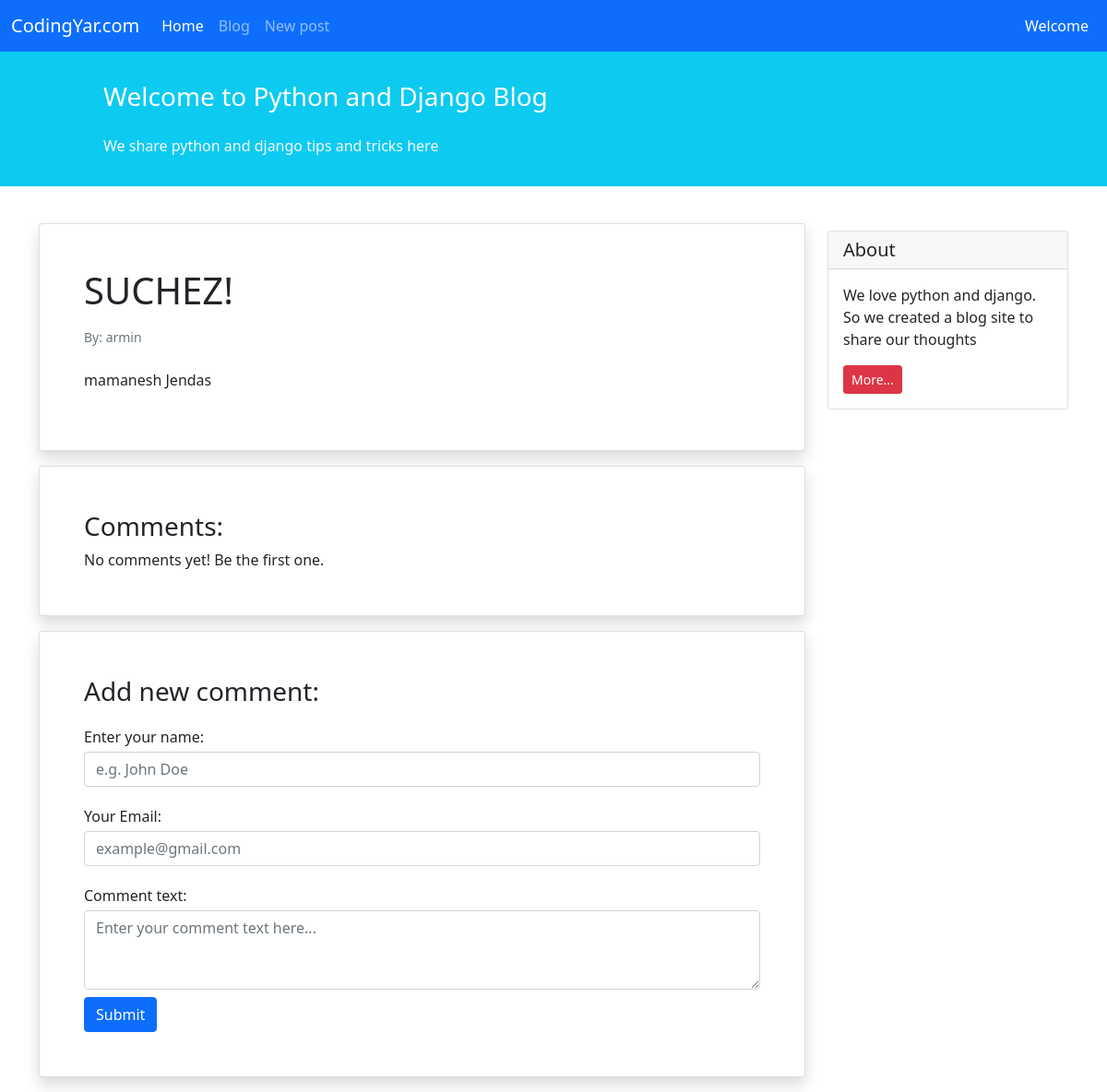
Page /blog/1/ on the committed database.
### blog/models.py (models this page shows, shortened)
class Post(models.Model):
    STATUS_CHOICES = (
        ('pub', 'Published'),
        ('drf', 'Draft'),
    )
    author = models.ForeignKey('auth.User' , on_delete=models.CASCADE)
    title = models.CharField(max_length = 100)
    text = models.TextField()
    datetime_created = models.DateTimeField(auto_now_add=True)
    datetime_modified = models.DateTimeField(auto_now=True)
    status = models.CharField(choices=STATUS_CHOICES, max_length=3)

### blog/views.py (the view)
# urls.py: path('<int:pk>/' ,views.post_detail_view , name = 'posts_detail') ,
def post_detail_view(request,pk):
    post = get_object_or_404(Post,pk=pk)
    return render(request, 'blog/post_detail.html', {'post' : post})

### blog/templates/blog/post_detail.html (shortened to what this page needs)
{% extends '_base.html' %}
{% block content %}
    <div class="container mt-4">
        <div class="row">
            <div class="col-9">
                <div class="card shadow my-3 p-5">
                    <h1>{{ post.title }}</h1>
                    <p class="small text-muted mt-2">By: {{ post.author }}</p>
                    <p class="mt-2">{{ post.text }}</p>
                </div>
                <div class="card shadow my-3 p-5">
                    <h3>Comments:</h3>
                    No comments yet! Be the first one.
                </div>
                <div class="card shadow my-3 p-5">
                    <h3>Add new comment:</h3>
                    <form method="POST">
                        <div class="form-group py-2">
                            <label class="py-1" for="author_name">Enter your name:</label>
                            <input type="text" class="form-control" placeholder="e.g. John Doe" name="author_name">
                        </div>
                        <div class="form-group py-2">
                            <label class="py-1" for="email">Your Email:</label>
                            <input type="email" class="form-control" placeholder="example@gmail.com" name="email">
                        </div>
                        <div class="form-group py-2">
                            <label class="py-1" for="comment_text">Comment text:</label>
                            <textarea class="form-control" name="text" rows="3"
                                      placeholder="Enter your comment text here..."></textarea>
                        </div>
                        <button type="submit" class="btn btn-primary">Submit</button>
                    </form>
                </div>
            </div>
            <div class="col-3">
                <div class="card my-4">
                    <h5 class="card-header">About</h5>
                    <div class="card-body">
                        <p class="card-text">We love python and django. So we created a blog site to share our
                            thoughts</p>
                        <a href="#"
                           class="btn btn-sm btn-danger">
                            More...
                        </a>
                    </div>
                </div>
            </div>
        </div>
    </div>
{% endblock content %}

### rows in the picture
Post: title "SUCHEZ!", author "armin", text "mamanesh Jendas"
